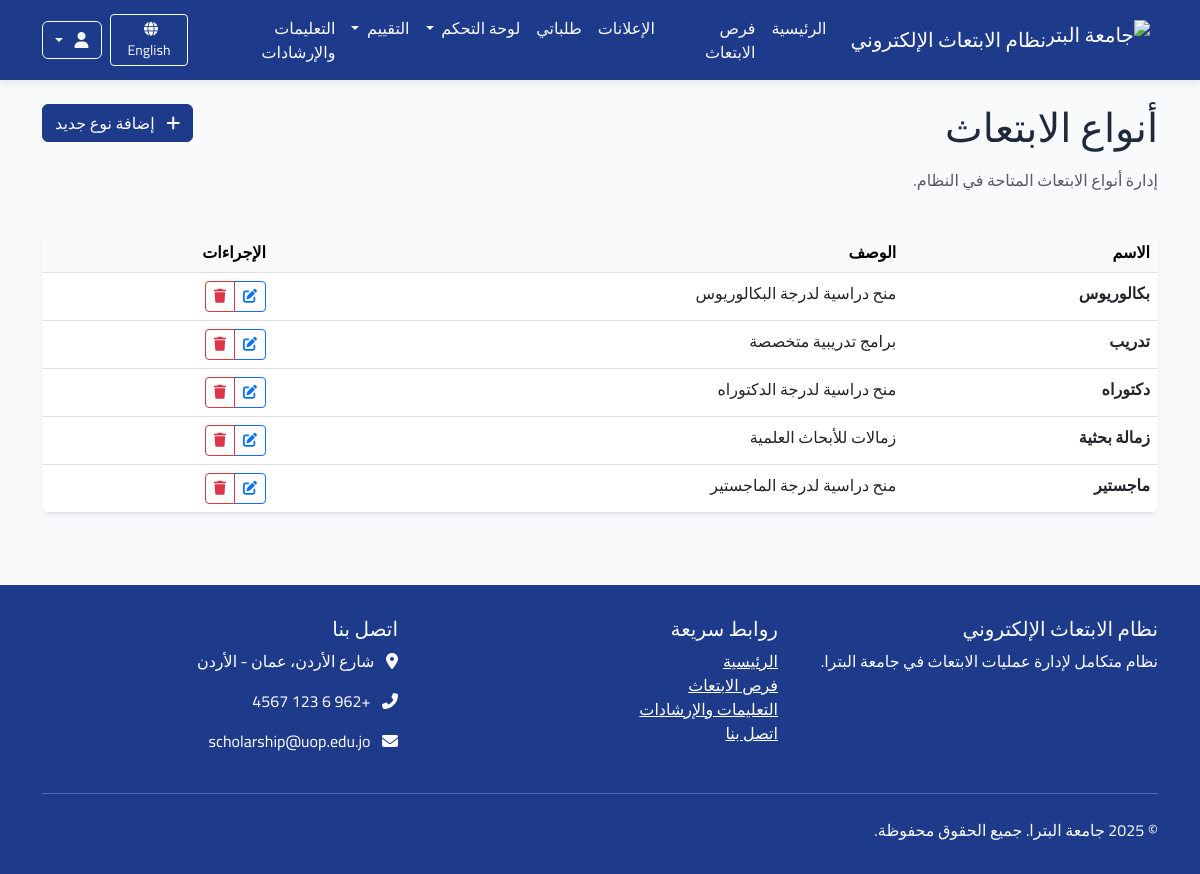
The app's page /scholarship-types/ (signed in), older data.
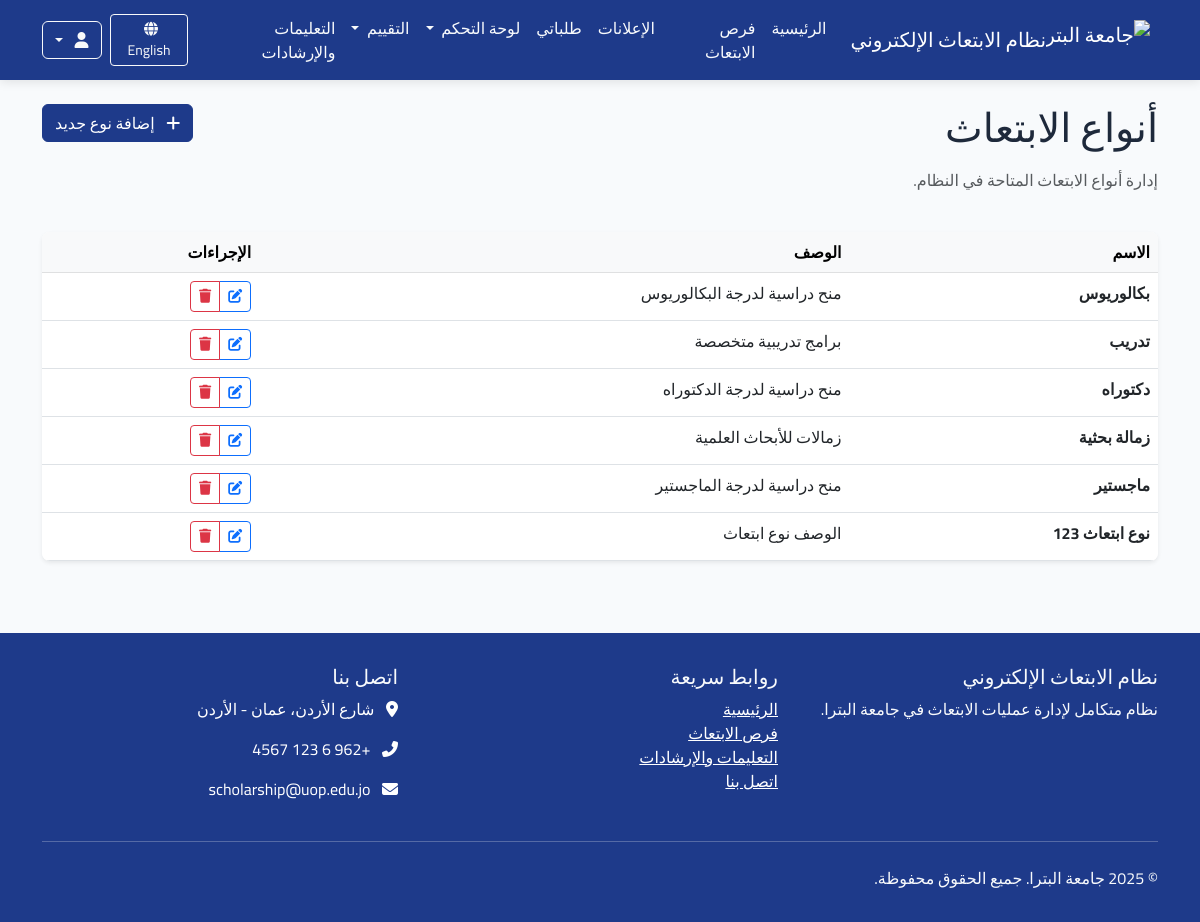
The same page, newer data.
### announcements/models.py (models this page shows, shortened)
class ScholarshipType(models.Model):
    name = models.CharField(_("اسم النوع"), max_length=100)
    description = models.TextField(_("الوصف"), blank=True, null=True)
    class Meta:
        verbose_name = _("نوع الابتعاث")
        verbose_name_plural = _("أنواع الابتعاث")
        ordering = ['name']

### announcements/views.py (the view)
# urls.py: path('scholarship-types/', views.scholarship_type_list, name='scholarship_type_list'),
@login_required
@permission_required('announcements.view_scholarshiptype')
def scholarship_type_list(request):
    scholarship_types = ScholarshipType.objects.all().order_by('name')
    context = {
        'scholarship_types': scholarship_types,
    }
    return render(request, 'announcements/scholarship_type_list.html', context)

### core/context_processors.py (called while the page is built)
def user_role(request):
    role = 'anonymous'
    if request.user.is_authenticated:
        role = request.user.profile.role
    return {
        'user_role': role
    }

### announcements/templates/announcements/scholarship_type_list.html (shortened to what this page needs)
{% extends 'base.html' %}
{% load i18n %}
{% load static %}
{% block content %}
<div class="container py-4">
    <div class="row mb-4">
        <div class="col-md-8">
            <h1 class="mb-3">{% trans "أنواع الابتعاث" %}</h1>
            <p class="text-muted">{% trans "إدارة أنواع الابتعاث المتاحة في النظام." %}</p>
        </div>
        <div class="col-md-4 text-md-end">
            {% if perms.announcements.add_scholarshiptype %}
            <a href="{% url 'announcements:scholarship_type_create' %}" class="btn btn-primary">
                <i class="fas fa-plus me-2"></i> {% trans "إضافة نوع جديد" %}
            </a>
            {% endif %}
        </div>
    </div>
    <div class="card shadow-sm border-0">
        {% if scholarship_types %}
        <div class="table-responsive">
            <table class="table table-hover mb-0">
                <thead class="table-light">
                    <tr>
                        <th>{% trans "الاسم" %}</th>
                        <th>{% trans "الوصف" %}</th>
                        <th>{% trans "الإجراءات" %}</th>
                    </tr>
                </thead>
                <tbody>
                    {% for scholarship_type in scholarship_types %}
                    <tr>
                        <td><strong>{{ scholarship_type.name }}</strong></td>
                        <td>
                            {% if scholarship_type.description %}
                                {{ scholarship_type.description }}
                            {% else %}
                                <span class="text-muted fst-italic">{% trans "لا يوجد وصف" %}</span>
                            {% endif %}
                        </td>
                        <td>
                            <div class="btn-group">
                                {% if perms.announcements.change_scholarshiptype %}
                                <a href="{% url 'announcements:scholarship_type_edit' scholarship_type.id %}" class="btn btn-sm btn-outline-primary">
                                    <i class="fas fa-edit"></i>
                                </a>
                                {% endif %}
                                {% if perms.announcements.delete_scholarshiptype %}
                                <a href="{% url 'announcements:scholarship_type_delete' scholarship_type.id %}" class="btn btn-sm btn-outline-danger">
                                    <i class="fas fa-trash"></i>
                                </a>
                                {% endif %}
                            </div>
                        </td>
                    </tr>
                    {% endfor %}
                </tbody>
            </table>
        </div>
        {% endif %}
    </div>
</div>
{% endblock %}

Row changes from the older to the newer data that the page shows:
added ScholarshipType: name "نوع ابتعاث 123", description "الوصف نوع ابتعاث"
